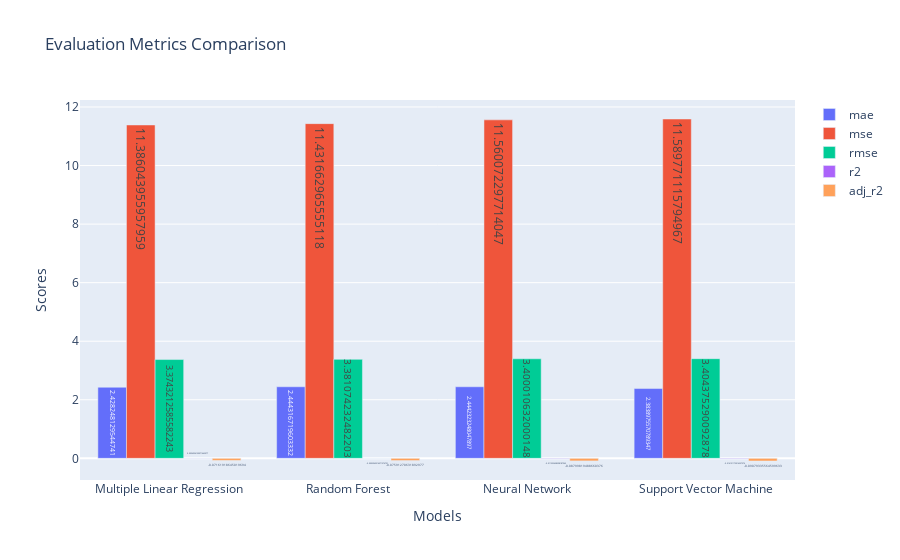

Notebook cell for this chart:
### Code cell
# Extracting model names and metric scores
model_names = [d['model'] for d in regression_stats_val]
metric_labels = list(regression_stats_val[0].keys())[1:]
metric_scores = {metric: [d[metric] for d in regression_stats_val] for metric in metric_labels}

# Plotting the bar chart
fig = go.Figure()

for metric in metric_labels:
    fig.add_trace(go.Bar(
        x=model_names,
        y=metric_scores[metric],
        text=metric_scores[metric],  # Display the values on the bars
        textposition='auto',  # Position the text inside the bars
        name=metric
    ))

# Updating the layout
fig.update_layout(
    title='Evaluation Metrics Comparison',
    xaxis_title='Models',
    yaxis_title='Scores',
    barmode='group'
)

# Display the plot
fig.show()

### Figure 1 — Plotly figure (JSON) as saved in the notebook; plotly's stock layout.template omitted (floating-point values rounded to 4 significant figures)
{"data": [{"name": "mae", "text": ["2.428248129544741", "2.444316719603332", "2.4442323248047897", "2.3838975570789347"], "textposition": "auto", "type": "bar", "x": ["Multiple Linear Regression", "Random Forest", "Neural Network", "Support Vector Machine"], "y": [2.428, 2.444, 2.444, 2.384]}, {"name": "mse", "text": ["11.386043955957959", "11.431662965555118", "11.560072297714047", "11.589771115794967"], "textposition": "auto", "type": "bar", "x": ["Multiple Linear Regression", "Random Forest", "Neural Network", "Support Vector Machine"], "y": [11.39, 11.43, 11.56, 11.59]}, {"name": "rmse", "text": ["3.3743212585582243", "3.381074232482203", "3.400010632000148", "3.404375290092878"], "textposition": "auto", "type": "bar", "x": ["Multiple Linear Regression", "Random Forest", "Neural Network", "Support Vector Machine"], "y": [3.374, 3.381, 3.4, 3.404]}, {"name": "r2", "text": ["0.0036954150071462077", "-0.0002963514571576731", "-0.011532458298187942", "-0.014131172016257576"], "textposition": "auto", "type": "bar", "x": ["Multiple Linear Regression", "Random Forest", "Neural Network", "Support Vector Machine"], "y": [0.003695, -0.0002964, -0.01153, -0.01413]}, {"name": "adj_r2", "text": ["-0.07161918645019694", "-0.07591270631892977", "-0.08799819488660376", "-0.09079335564599633"], "textposition": "auto", "type": "bar", "x": ["Multiple Linear Regression", "Random Forest", "Neural Network", "Support Vector Machine"], "y": [-0.07162, -0.07591, -0.088, -0.09079]}], "layout": {"barmode": "group", "title": {"text": "Evaluation Metrics Comparison"}, "xaxis": {"title": {"text": "Models"}}, "yaxis": {"title": {"text": "Scores"}}}}
